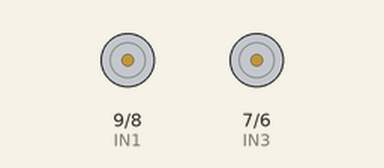
Simulated run of this sketch. Board: Arduino Uno, built with avr-gcc and run on an emulated ATmega328P. Parts: motor-driver pin pairs drawn as motors (green arrow = first pin HIGH = forward, orange = second pin HIGH = backward, longer = more drive, scaled by the enable pin).

Above: at 1.2 s.
At 2.4 s:
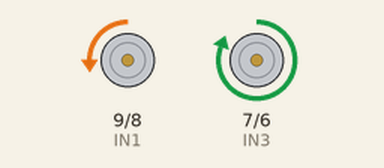
At 7.21 s:
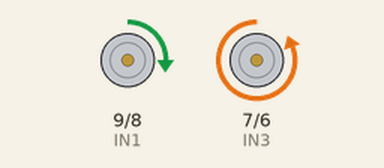
Timing chart, 0 to 8.1 s (numbered marks = the images above):
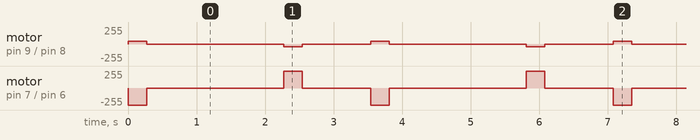

The sketch:

movementFunctions.ino
```cpp
// Motor Pins
int EN_A = 11; // Enable pin for left motor
int IN1 = 9;  // Control pin for left motor forward
int IN2 = 8;  // Control pin for left motor backward
int IN3 = 7;  // Control pin for right motor forward
int IN4 = 6;  // Control pin for right motor backward
int EN_B = 10; // Enable pin for right motor

// Variables for motor speeds
int motor_speed = 299;

void setup() {
    Serial.begin(9600); // Start serial communication

    // Initialize motor pins as output
    pinMode(EN_A, OUTPUT);
    pinMode(IN1, OUTPUT);
    pinMode(IN2, OUTPUT);
    pinMode(IN3, OUTPUT);
    pinMode(IN4, OUTPUT);
    pinMode(EN_B, OUTPUT);
}

// Function to move forward
void goStraight() {
    digitalWrite(IN1, LOW);  // Left motor forward
    digitalWrite(IN2, HIGH);
    digitalWrite(IN3, LOW);  // Right motor forward
    digitalWrite(IN4, HIGH);
    analogWrite(EN_A, motor_speed);
    analogWrite(EN_B, motor_speed);
}

// Function to move backward
void goBack() {
    digitalWrite(IN1, HIGH); // Left motor backward
    digitalWrite(IN2, LOW);
    digitalWrite(IN3, HIGH); // Right motor backward
    digitalWrite(IN4, LOW);
    analogWrite(EN_A, motor_speed);
    analogWrite(EN_B, motor_speed);
}

// Function to rotate left (90 degrees)
void rotateLeft() {
    digitalWrite(IN1, HIGH); // Left motor backward
    digitalWrite(IN2, LOW);
    digitalWrite(IN3, LOW); // Right motor forward
    digitalWrite(IN4, HIGH);
    analogWrite(EN_A, motor_speed);
    analogWrite(EN_B, motor_speed);
    delay(270); // Adjust time for 90-degree turn
}

// Function to rotate right (90 degrees)
void rotateRight() {
    digitalWrite(IN1, LOW);  // Left motor forward
    digitalWrite(IN2, HIGH);
    digitalWrite(IN3, HIGH);  // Right motor backward
    digitalWrite(IN4, LOW);
    analogWrite(EN_A, motor_speed);
    analogWrite(EN_B, motor_speed);
    delay(270); // Adjust time for 90-degree turn
}

// Function to stop
void stop() {
    analogWrite(EN_A, 0);
    analogWrite(EN_B, 0);
    delay(1000);
}

void loop() {
    rotateLeft();
    stop();
    goStraight();
    stop();
    rotateRight();
    stop();
}
```

Measured:
- by itself, motor on pin 9 (IN1) / pin 8 (IN2): repeats every 3.5 s: stopped 2.0 s, backward 43/255 0.27 s, stopped 1.0 s, forward 43/255 0.27 s
- by itself, motor on pin 7 (IN3) / pin 6 (IN4): repeats every 3.5 s: stopped 2.0 s, forward 255/255 0.27 s, stopped 1.0 s, backward 255/255 0.27 s
